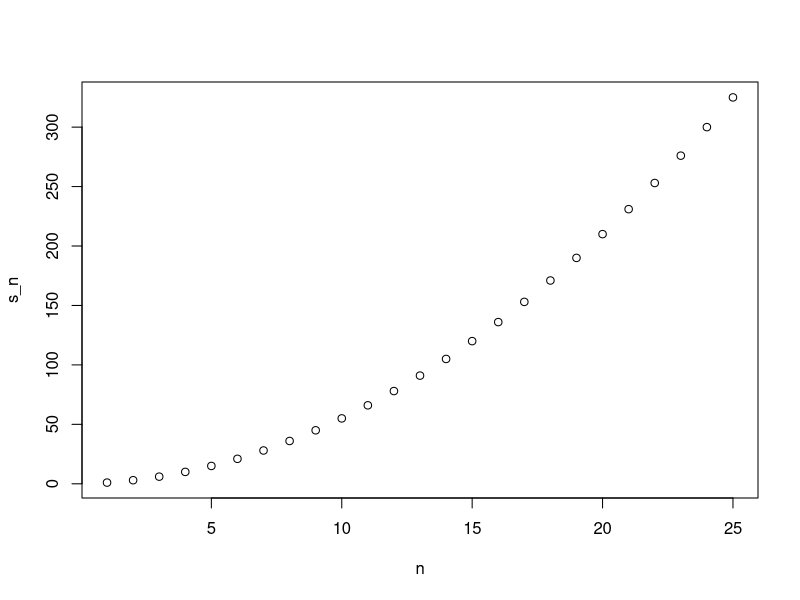
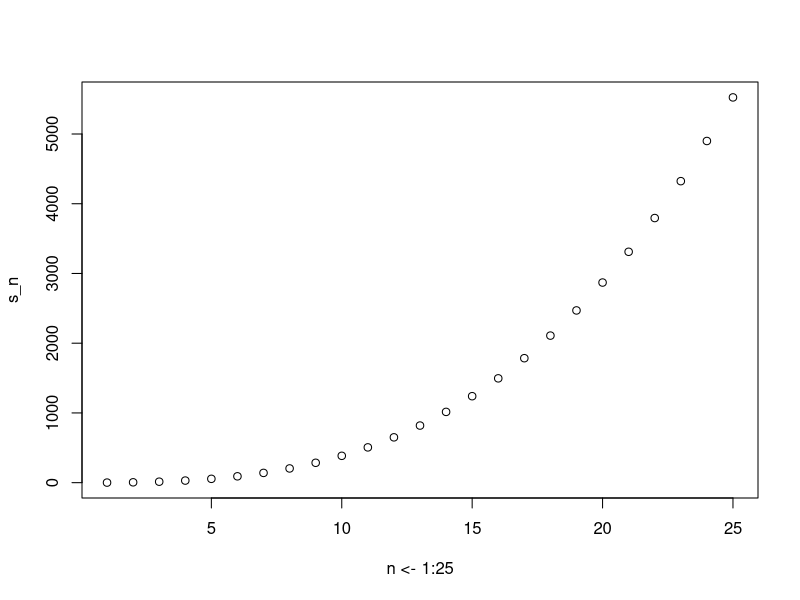

These charts were generated, in order, by the following R code:
## ---- chunk 1
a <- 0

if(a!=0){
  print(1/a)
} else{
  print("No reciprocal for 0.")
}

## ---- chunk 2
library(dslabs)
data(murders)
murder_rate <- murders$total / murders$population*100000

## ---- chunk 3
ind <- which.min(murder_rate)

if(murder_rate[ind] < 0.5){
  print(murders$state[ind]) 
} else{
  print("No state has murder rate that low")
}

## ---- chunk 4
if(murder_rate[ind] < 0.25){
  print(murders$state[ind]) 
} else{
  print("No state has a murder rate that low.")
}

## ---- chunk 5
a <- 0
ifelse(a > 0, 1/a, NA)

## ---- chunk 6
data(na_example)
no_nas <- ifelse(is.na(na_example), 0, na_example) 
sum(is.na(no_nas))

## ---- chunk 7
z <- c(TRUE, TRUE, FALSE)
any(z)

all(z)

## ---- chunk 8
avg <- function(x){
  s <- sum(x)
  n <- length(x)
  s/n
}
## ---- chunk 9
x <- 1:100
identical(mean(x), avg(x))

## ---- chunk 10
s <- 3
avg(1:10)

s

## ---- chunk 11
#my_function <- function(VARIABLE_NAME){
  #perform operations on VARIABLE_NAME and calculate VALUE
 # VALUE}
## ---- chunk 12
avg <- function(x, arithmetic = TRUE){
  n <- length(x)
  ifelse(arithmetic, sum(x)/n, prod(x)^(1/n))
}
## ---- chunk 13
#The following objects are masked from ‘package:stats’:

    #filter, lag

#The following objects are masked from ‘package:base’:

   # intersect, setdiff, setequal, union
## ---- chunk 14
search()
## ---- chunk 15
stats::filter
## ---- chunk 16
  dplyr::filter
## ---- chunk 17
compute_s_n <- function(n){
  x <- 1:n
  sum(x)
}
## ---- chunk 18
for(i in 1:5){
  print(i)
}
## ---- chunk 19
m <- 25
s_n <- vector(length = m) # create an empty vector
for(n in 1:m){
  s_n[n] <- compute_s_n(n)
}
## ---- chunk 20
n <- 1:m
plot(n, s_n)
## ---- chunk 21
x <- 1:10
sqrt(x)

y <- 1:10
x*y

## ---- chunk 22
n <- 1:25
compute_s_n(n)


## ---- chunk 23
x <- 1:10
sapply(x, sqrt)
## ---- chunk 24
n <- 1:25
s_n <- sapply(n, compute_s_n)
## ---- chunk 25
x <- c(1,2,-3,4)

if(all(x>0)){
  print("All Postives")
} else{
  print("Not all positives")
}
## ---- chunk 26
#answer d all(!x)
## ---- chunk 27
new_names <- murders$abb[which(nchar(murders$state)>8)]
## ---- chunk 28
sum_n <- function(n){n*(n+1)/2}

## ---- chunk 29
altman_plot <- function(x,y){plot(x+y, x-y)}
## ---- chunk 30
x <- 3
my_func <- function(y){
  x <- 5
  y+5
}
## ---- chunk 31
compute_s_n <-function(n){
  x <- 1:n
sum(x^2)
}
n <-10
compute_s_n(n)

## ---- chunk 32
s_n <- vector('numeric', 25)
for (i in 1:25){
  s_n[i]<- compute_s_n(i)
}
s_n
## ---- chunk 33
x <-1:25
sapply(x, compute_s_n)
## ---- chunk 34
library("purrr")
map_dbl(x, compute_s_n)

## ---- chunk 35
plot (n <- 1:25, s_n)

## ---- chunk 36
n <- 1:25

identical(s_n, n*(n+1)*(2*n+1)/6)
